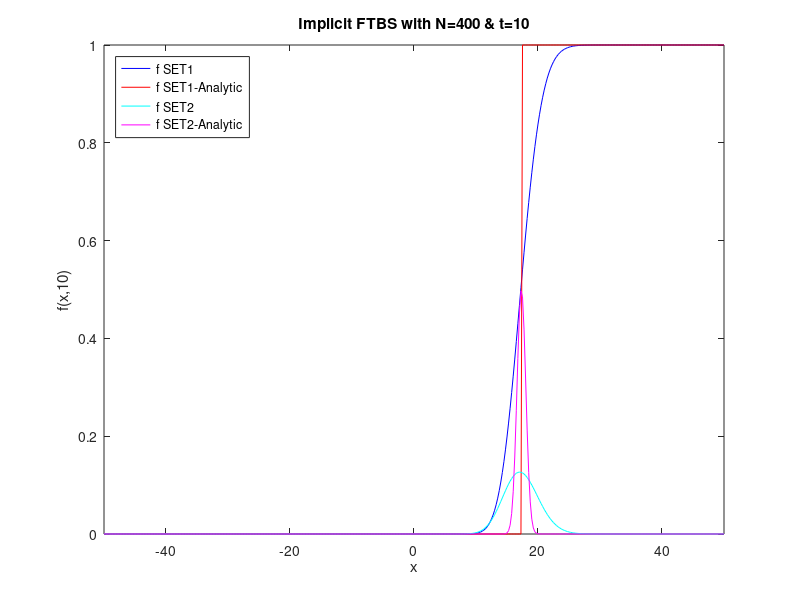

The MATLAB source for this figure:
load ImpFTBS400t10.dat;
x = ImpFTBS400t10(:,1);
F1 = ImpFTBS400t10(:,3);
F1A = ImpFTBS400t10(:,4);
F2 = ImpFTBS400t10(:,5);
F2A = ImpFTBS400t10(:,6);


plot(x,F1,'b',x,F1A,'r',x,F2,'c',x,F2A,'m');
title('Implicit FTBS with N=400 & t=10')
xlabel('x')
ylabel('f(x,10)')
legend({'f SET1','f SET1-Analytic','f SET2','f SET2-Analytic'},'Location','northwest')
axis([-50 50 0 1])
